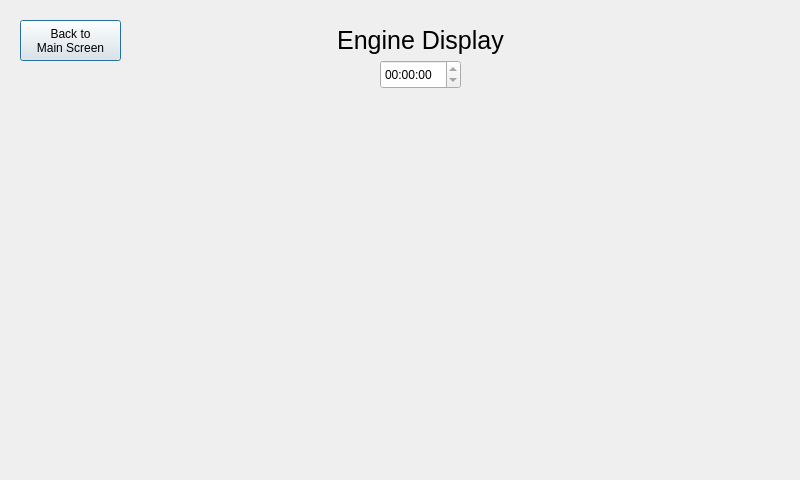
<?xml version="1.0" encoding="UTF-8"?>
<ui version="4.0">
 <class>engine_display</class>
 <widget class="QDialog" name="engine_display">
  <property name="geometry">
   <rect>
    <x>0</x>
    <y>0</y>
    <width>800</width>
    <height>480</height>
   </rect>
  </property>
  <property name="windowTitle">
   <string>Monitoring and Control Terminal</string>
  </property>
  <property name="windowIcon">
   <iconset resource="interface.qrc">
    <normaloff>:/new/prefix1/Graphics/microwattlogo.png</normaloff>:/new/prefix1/Graphics/microwattlogo.png</iconset>
  </property>
  <widget class="QTimeEdit" name="timeEdit">
   <property name="geometry">
    <rect>
     <x>380</x>
     <y>60</y>
     <width>81</width>
     <height>29</height>
    </rect>
   </property>
   <property name="readOnly">
    <bool>true</bool>
   </property>
  </widget>
  <widget class="QPushButton" name="pushButton">
   <property name="geometry">
    <rect>
     <x>20</x>
     <y>20</y>
     <width>101</width>
     <height>41</height>
    </rect>
   </property>
   <property name="text">
    <string>Back to 
Main Screen</string>
   </property>
  </widget>
  <widget class="QLabel" name="label">
   <property name="geometry">
    <rect>
     <x>720</x>
     <y>20</y>
     <width>61</width>
     <height>61</height>
    </rect>
   </property>
   <property name="text">
    <string/>
   </property>
   <property name="pixmap">
    <pixmap resource="interface.qrc">:/new/prefix1/Graphics/microwattlogo.png</pixmap>
   </property>
   <property name="scaledContents">
    <bool>true</bool>
   </property>
  </widget>
  <widget class="QLabel" name="label_2">
   <property name="geometry">
    <rect>
     <x>130</x>
     <y>20</y>
     <width>581</width>
     <height>41</height>
    </rect>
   </property>
   <property name="font">
    <font>
     <pointsize>19</pointsize>
    </font>
   </property>
   <property name="text">
    <string>Engine Display</string>
   </property>
   <property name="alignment">
    <set>Qt::AlignCenter</set>
   </property>
  </widget>
 </widget>
 <resources>
  <include location="interface.qrc"/>
 </resources>
 <connections/>
</ui>
